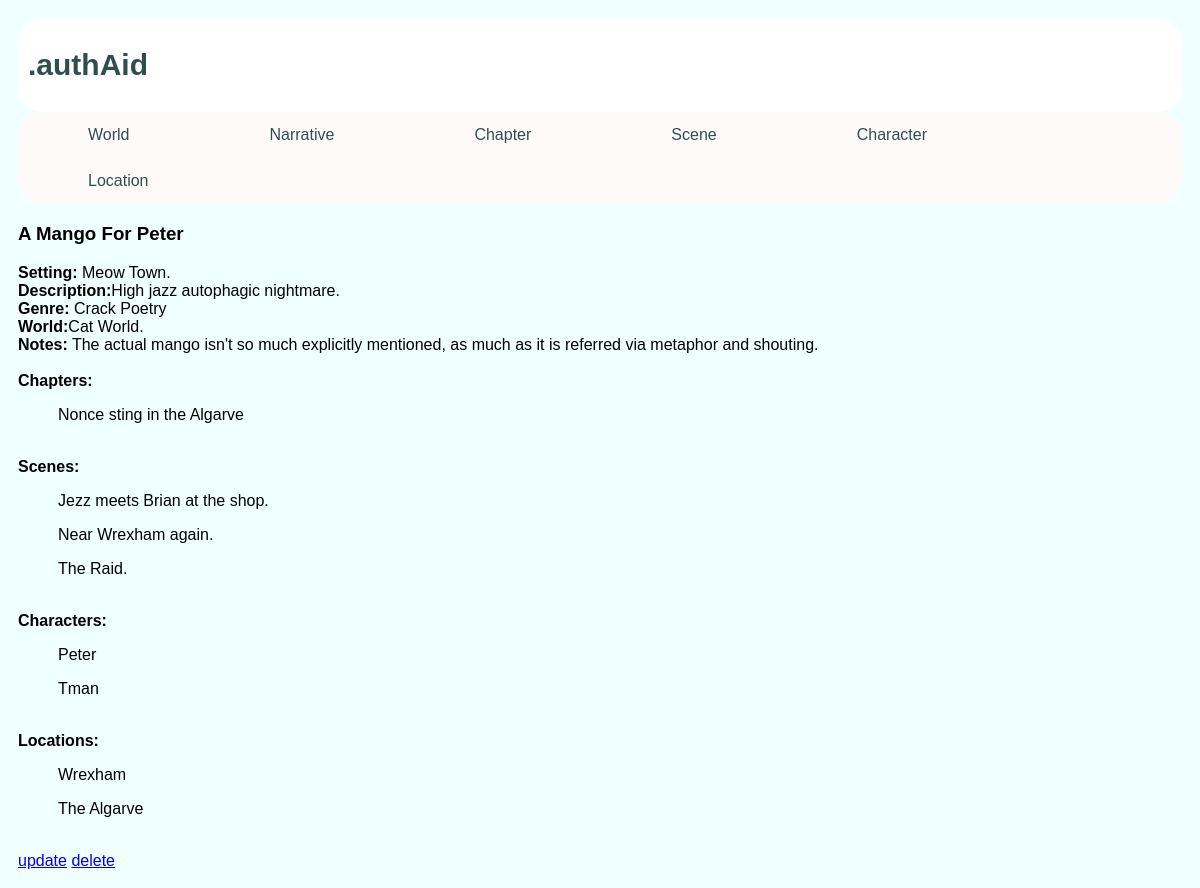
Page /author/narrativegeneralinfo/4/ on the committed database.
### author/models.py (models this page shows, shortened)
class NarrativeGeneralInfo(models.Model):
    title,description,notes = charFieldsAndNotes()
    setting = models.CharField(max_length=2000, default='',blank=True)
    genre = models.CharField(max_length=200, default='',blank=True)
    world = setForeignKeysCascadeDelete(World)
    def chapters(self):
        return search_ass(Chapter,ngi=self)
    def scenes(self):
        return search_ass(Scene,ngi=self)
    def characters(self):
        return search_ass(Character,ngi=self)
    def locations(self):
        return search_ass(Location,ngi=self)

class World(models.Model):
    name,description,notes = charFieldsAndNotes()
    def __str__(self):
        return self.name

class Location(models.Model):
    name, description, notes = charFieldsAndNotes()
    world = world = setForeignKeysNullDelete(World)
    ngi = models.ManyToManyField(NarrativeGeneralInfo)
    scenes = models.ManyToManyField(Scene,blank=True)
    chapters = models.ManyToManyField(Chapter,blank=True)
    def __str__(self):
        return self.name

class Chapter(models.Model):
    title, description, notes = charFieldsAndNotes()
    ngi = setForeignKeysNullDelete(NarrativeGeneralInfo)
    world = setForeignKeysCascadeDelete(World)
    chapter_number = models.IntegerField(default=0)
    def __str__(self):
        return self.title

class Scene(models.Model):
    description = models.CharField(max_length=description_length, default='',blank=True)
    notes = notes_all
    time_and_or_date = models.CharField(max_length=100, default='',blank=True)
    chapter = setForeignKeysNullDelete(Chapter)
    ngi = setForeignKeysNullDelete(NarrativeGeneralInfo)
    world = setForeignKeysCascadeDelete(World)
    def __str__(self):
        return self.description

class Character(models.Model):
    name,description,notes = charFieldsAndNotes()
    surname = models.CharField(max_length=name_length, default='',blank=True)
    age = models.IntegerField(default=0)
    gender = models.CharField(max_length=30, default='',blank=True)
    motive = models.CharField(max_length=50, default='',blank=True)
    world = setForeignKeysNullDelete(World)
    scenes = models.ManyToManyField(Scene,blank=True)
    chapters = models.ManyToManyField(Chapter,blank=True)
    ngi = models.ManyToManyField(NarrativeGeneralInfo,blank=True)
    acquaintances = models.ManyToManyField('self',related_name='persons_known',blank=True)
    def __str__(self):
        return  self.name

### author/views.py (the view)
# urls.py: path('narrativegeneralinfo/<int:pk>/',views.NarrativeGeneralInfoDetailView.as_view(),name='narrative_detail'),
class NarrativeGeneralInfoDetailView(DetailView):
    model,template_name = getModelTemplate(NarrativeGeneralInfo,'narrative_detail')
    context_object_name = 'ngi'

### author/models.py (called while the page is built)
def search_ass(Target, **kwargs):
    return Target.objects.filter(**kwargs)

### author/templates/author/narrative_detail.html (shortened to what this page needs)
<!DOCTYPE html>
<html lang="en">
<head>
</head>
<body>
{% extends "author/base.html" %}
{%block content%}
<h3>{{ngi.title}}</h3>
                <b>Setting: </b>{{ngi.setting}}<br>
                <b>Description:</b>{{ngi.description}}<br>
                <b>Genre: </b>{{ngi.genre}}<br>
                <b>World:</b>{{ngi.world}}<br>
                <b>Notes:</b> {{ngi.notes}}<br>
<br>
            <b>Chapters: </b>
                            {%for chapter in ngi.chapters.all%}
                            <ol>{{chapter}}</ol>
                            {%endfor%}
<br>        <b>Scenes:</b> {%for scene in ngi.scenes.all%}
                             <ol>{{scene}}</ol>
                            {%endfor%}
<br>
            <b>Characters:</b> {%for character in ngi.characters.all%}
                                <ol>{{character}}</ol>
                            {%endfor%}
<br>
            <b>Locations:</b> {%for location in ngi.locations.all%}
                                <ol>{{location}}</ol>
                            {%endfor%}
<br>
    <a href="{% url 'author:narrative_update' pk=ngi.pk %}">update</a>
    <a href="{% url 'author:narrative_delete' pk=ngi.pk %}">delete</a>
{%endblock%}

### author/static/author/style.css (style rules this page uses)
* { box-sizing: border-box; border-radius: 25px }
body { font-family: arial; padding:10px; background: Azure; }

### rows in the picture
NarrativeGeneralInfo: title "A Mango For Peter", setting "Meow Town.", description "High jazz autophagic nightmare.", genre "Crack Poetry", world "Cat World."
Location: notes "The actual mango isn't so much explicitly mentioned, as much as it is referred via metaphor and shouting."
Chapter: title "Nonce sting in the Algarve"
Scene: description "Jezz meets Brian at the shop."
Scene: description "Near Wrexham again."
Scene: description "The Raid."
Character: name "Peter"
Character: name "Tman"
Location: name "Wrexham"
Location: name "The Algarve"
